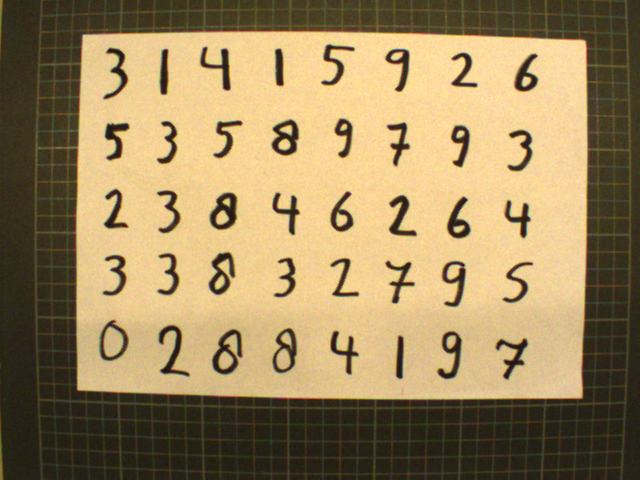
#> input picture Piccas/numberstest.bmp, 640 x 480 px, found by its file name
$ python allContourTest.py   (Python 2 division)
#> lines starting #> are read from the running program, lines starting #| are printed output that depends on the picture; after the words box and inside, x2 and y2 are one past the last pixel; in counts of white or black regions, pixels touching at a corner belong together
### FASE1/avansvisionlib.py
import numpy as np
import cv2
from skimage import measure

# [40 lines left out: functions printMatrix, setValue, inproduct, addMatrices, setRandomValue, not called in this run]

# =============================================================================
# NB images are supposed to have 1 channel (B/W image) and depth 16 bits signed (CV_16S)
# =============================================================================

def getPixelRangeImage(m):
    minValue = np.min(m)
    maxValue = np.max(m)
    return [minValue, maxValue]

def stretchImage(m, minPixelValue, maxPixelValue):
    [minValue, maxValue] = getPixelRangeImage(m)
    scale = (maxPixelValue - minPixelValue)/(maxValue - minValue)
    [row,col] = np.shape(m)
    for ii in range(row):
        for jj in range(col):
            oldValue = m[ii][jj]
            newValue = np.floor(scale*(oldValue - minValue)) + minPixelValue
            m[ii][jj]= newValue

    return m

def show16SImageStretch(m, windowName):
    mCopy = m.copy()
    mCopy = stretchImage(mCopy, 0, 255)
    cv2.imshow(windowName, mCopy)
    cv2.waitKey(0)


# [400 lines left out: functions gammaCorrection, makeAdmin, findNextBlob, getEntryNeighbour, moreNext1, checkAdmin and 6 more, not called in this run]

### FASE1/allContours.py
import numpy as np

# [78 lines left out: functions determinePath, determineMooreNr, clockwise, not called in this run]


def findFirstVecs(labeledImage, totalBlobs, row, col):
    found = False
    imgShape = labeledImage.shape

    totalRows = imgShape[0]
    totalCols = imgShape[1]

    blobNr = 1
    firstVecs = []
    for currRow in range(row, totalRows):
        for currCol in range(col, totalCols):
            if np.sum(labeledImage[currRow]) == 0:
                break

            if labeledImage[currRow][currCol] == blobNr:
                found = True
                firstVecs.append([currRow, currCol])

                if blobNr == totalBlobs:
                    return firstVecs

                blobNr += 1
    if found:
        firstVecs = None
        return firstVecs

def allContours(labeledImage, totalBlobs):
    row = 0
    col = 0
    firstVecs = findFirstVecs(labeledImage, totalBlobs, row, col)
    contourVec = {}
    for N in range(totalBlobs):

        # find first cell where the moore algorithm needs to start
        currentCell = np.array([None, None])
        firstCell = np.array(firstVecs[N])

        if N == 0:
            rowContours = np.array([firstCell])
        else:
            rowContours = np.concatenate((rowContours, [firstCell]), axis = 0)

        ii = 0
        moorePoint = firstCell + np.array([-1, 0])

        while list(currentCell) != list(firstCell):
            if ii == 0:
                currentCell = firstCell
            [currentCell, moorePoint] = clockwise(currentCell, labeledImage, moorePoint)
            rowContours = np.concatenate((rowContours, [currentCell]), axis = 0)
            ii += 1
            if ii > 1000:
                break

        contourVec[N] = rowContours
    aantal = len(contourVec)

    contourImage = np.zeros(np.shape(labeledImage))
    for ii in range(len(contourVec)):
        numCor = len(contourVec[ii])
        corIndex = range(numCor)

        for jj in corIndex:
            cor = contourVec[ii][jj]
            row = int(cor[0])
            col = int(cor[1])
            contourImage[row][col] = 1

    return [aantal, contourImage, contourVec]

### FASE1/allContourTest.py
from IPython import get_ipython
ipython = get_ipython()

#ipython.magic('reset -sf')

from skimage import measure
import numpy as np
import cv2
import avansvisionlib as avl
import sys
import allContours as AC

# =============================================================================
showImages = True
doGauss = False
doClose = False
doThicken = False
doContrast = True
# =============================================================================

# ==============GEEF HIER JE PLAATJE EN BIJBEHORENDE PAD=======================
imageWD = 'C:\Visionplaatje\\numbers\\'
filename = 'numbersTest.bmp'
# =============================================================================

# lOAD IMAGE
imagePath = imageWD + filename
img = cv2.imread(imagePath)
#> img is the input picture: shape (480, 640, 3); mean B, G, R 93.5, 134.6, 156.2

# check if image loaded correctly
if type(img) == type(None):
    sys.exit("Error. Could not read file.")
else:
    print "De imagefile = " + filename

if showImages:
    # Show original image
    cv2.imshow("Original", img)
    cv2.waitKey(0)
    cv2.destroyAllWindows()

# Convert original to grayscale
grayImage = cv2.cvtColor(img, cv2.COLOR_BGR2GRAY)
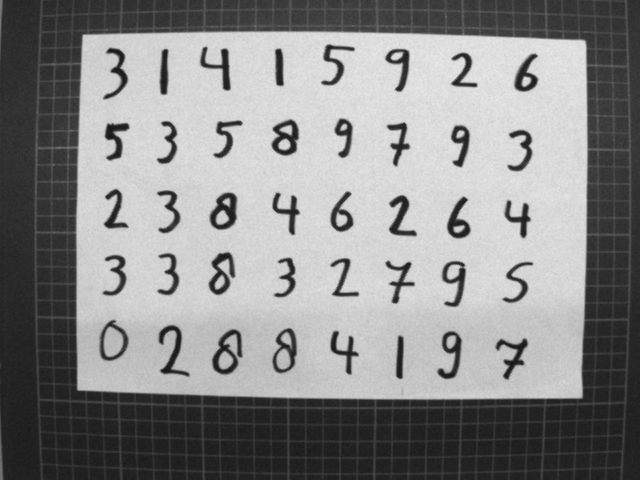
#> grayImage: shape (480, 640); min 23, max 234, mean 136.4

if doContrast:
    hist,bins = np.histogram(grayImage.flatten(),256,[0,256])
#> hist = 256 values, max 9045 at index 34, min 0 at index 0, mean 1200; bins = 257 values from 0 to 256
    cdf = hist.cumsum()
#> cdf = 256 values from 0 to 307200
    cdf_normalized = cdf * hist.max()/ cdf.max()
#> cdf_normalized = 256 values from 0 to 9045
    cdf_m = np.ma.masked_equal(cdf,0)
    cdf_m = (cdf_m - cdf_m.min())*255/(cdf_m.max()-cdf_m.min())
    cdf = np.ma.filled(cdf_m,0).astype('uint8')
#> cdf = 256 values from 0 to 255
    grayImage = cdf[grayImage]
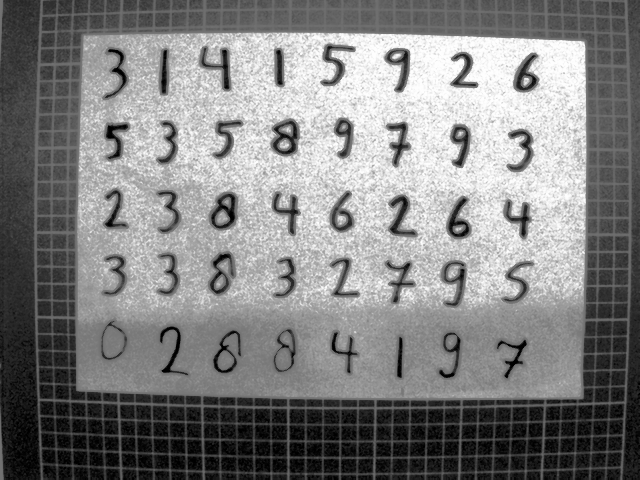
#> grayImage: shape (480, 640); min 0, max 255, mean 128.8

if showImages:
    # Show original image
    cv2.imshow("Gray Image", grayImage)
    cv2.waitKey(0)
    cv2.destroyAllWindows()

# Pre process the image
binaryImage = cv2.threshold(grayImage, 160, 1, cv2.THRESH_BINARY_INV)[1]
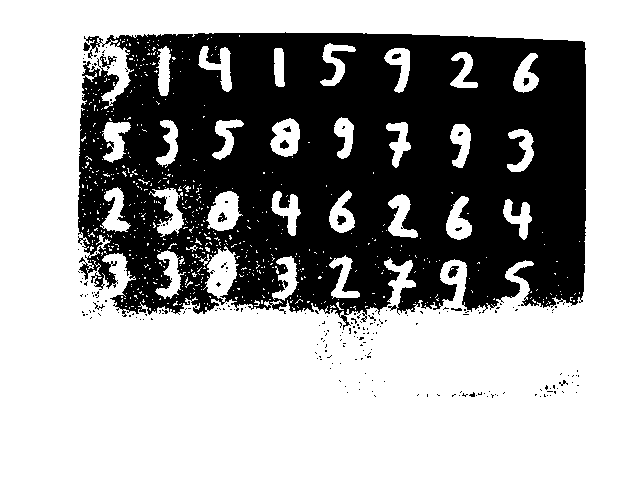
#> binaryImage: shape (480, 640); values 0 (black) and 1 (white), 62.9% white; 225 black regions (213 under 20 px), largest, box (x1, y1, x2, y2) and area: (78, 32, 586, 330) 112685, (100, 54, 117, 70) 93, (448, 266, 459, 278) 82
if doGauss:
    binaryImage = cv2.GaussianBlur(binaryImage, (5,5), 0.)
if doClose:
    binaryImage = cv2.morphologyEx(binaryImage, cv2.MORPH_CLOSE, kernel = np.ones([5,5]))
if doThicken:
    binaryImage = cv2.dilate(binaryImage, (5,5), 4)


if showImages:
    avl.show16SImageStretch(binaryImage, "Binary Image")
#> in getPixelRangeImage, `minValue = np.min(m)`: minValue = 0
#> in getPixelRangeImage, `maxValue = np.max(m)`: maxValue = 1
#> in stretchImage, `[minValue, maxValue] = getPixelRangeImage(m)`: minValue = 0; maxValue = 1
#> in stretchImage, `scale = (maxPixelValue - minPixelValue)/(maxValue - minValue)`: scale = 255
    cv2.destroyAllWindows()

# label BLOBs and determine the number of blobs
labeledImage = measure.label(binaryImage, background=0)
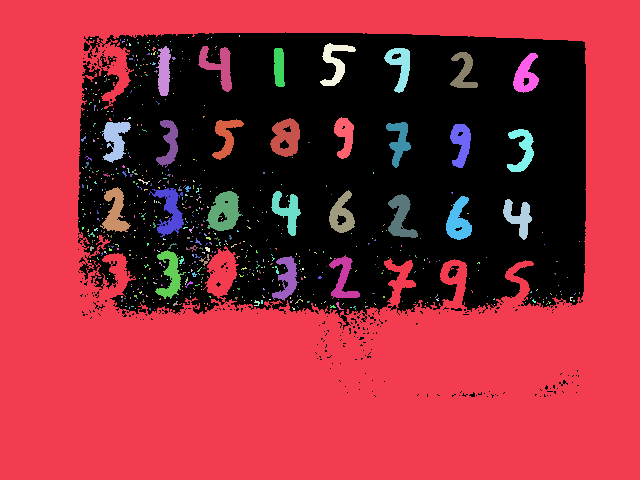
#> labeledImage: shape (480, 640) int64; 645 distinct labels, from 0 to 644; one colour per label, 0 black
totalBlobs = np.max(labeledImage)
#> totalBlobs = 644
labeledImage = np.uint8(labeledImage) #convert to uint8. Otherwise the picture
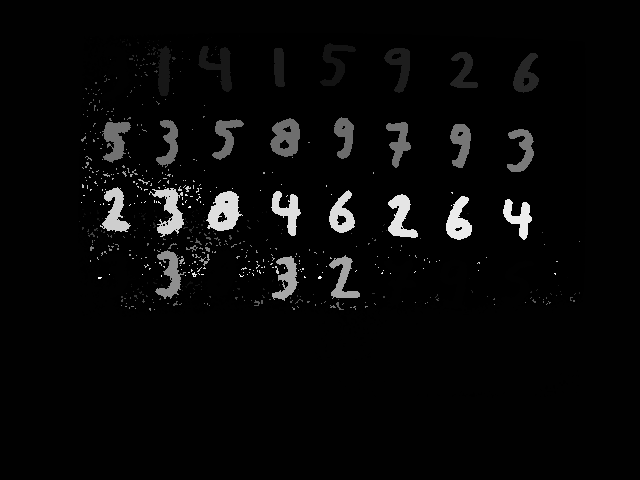
#> labeledImage: shape (480, 640); min 0, max 255, mean 8.3
# can't be shown

if showImages:
    avl.show16SImageStretch(labeledImage, "show Blobs")
    cv2.destroyAllWindows()

print "Total Blobs = " + str(totalBlobs)
#| Total Blobs = 644

# retrieve BLOBs contours
# OUT:
#   contourImage is the image with the contours
#   contourVec is a vector with the coordinates of the contours

[aantal, contourImage, contourVec] = AC.allContours(labeledImage, totalBlobs)
#> after the loop in allContours, `for N in range(totalBlobs):`: contourVec = 0 items
#> (the run stopped early here; a loop or call above may not have finished)

$ run again, with Piccas/eight.bmp copied over Piccas/numberstest.bmp
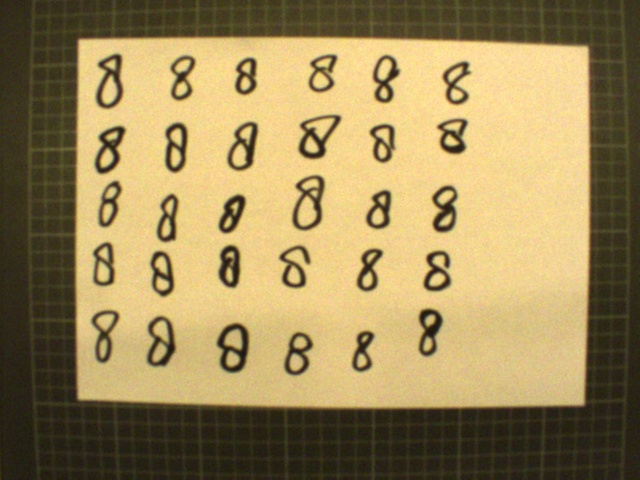
#> input picture Piccas/eight.bmp, 640 x 480 px, found by its file name
#> img is the input picture: shape (480, 640, 3); mean B, G, R 89.3, 136.9, 156.3
#> hist = 256 values, max 7710 at index 215, min 0 at index 0, mean 1200; bins = 257 values from 0 to 256
#> `cdf = hist.cumsum()`: cdf = 256 values from 0 to 307200
#> cdf_normalized = 256 values from 0 to 7710
#> `cdf = np.ma.filled(cdf_m,0).astype('uint8')`: cdf = 256 values from 0 to 255
#> `binaryImage = cv2.threshold(grayImage, 160, 1, cv2.THRESH_BINARY_INV)[1]`:
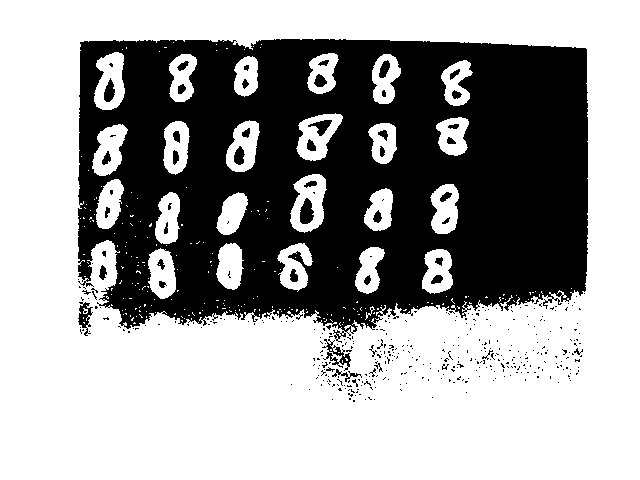
#> binaryImage: shape (480, 640); values 0 (black) and 1 (white), 62.5% white; 415 black regions (370 under 20 px), largest, box (x1, y1, x2, y2) and area: (78, 39, 588, 343) 110679, (322, 339, 351, 371) 285, (300, 198, 314, 224) 263
#> in getPixelRangeImage, `minValue = np.min(m)`: minValue = 0
#> in getPixelRangeImage, `maxValue = np.max(m)`: maxValue = 1
#> in stretchImage, `[minValue, maxValue] = getPixelRangeImage(m)`: minValue = 0; maxValue = 1
#> scale = 255
#> totalBlobs = 234
#> `labeledImage = np.uint8(labeledImage)`:
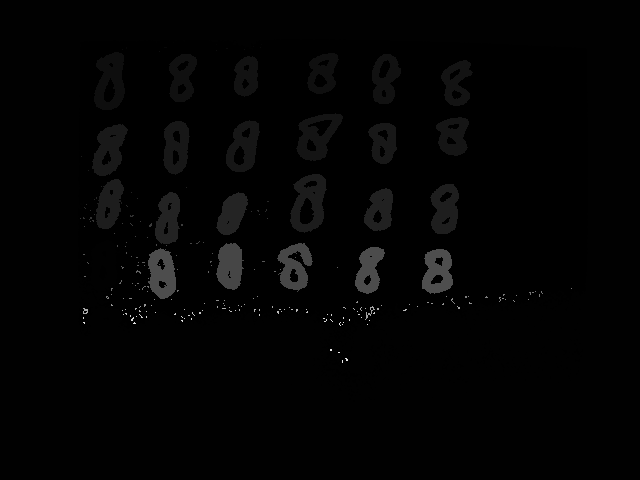
#> labeledImage: shape (480, 640); min 0, max 234, mean 3.3
#| Total Blobs = 234
#> in allContours, `firstVecs = findFirstVecs(labeledImage, totalBlobs, row, col)`: firstVecs = 234 pairs, first value 0 to 360, second value 0 to 571
#> the loop in allContours, `for N in range(totalBlobs):` made 2 passes
#> after the loop in allContours, `for N in range(totalBlobs):`: contourVec = 1 item
